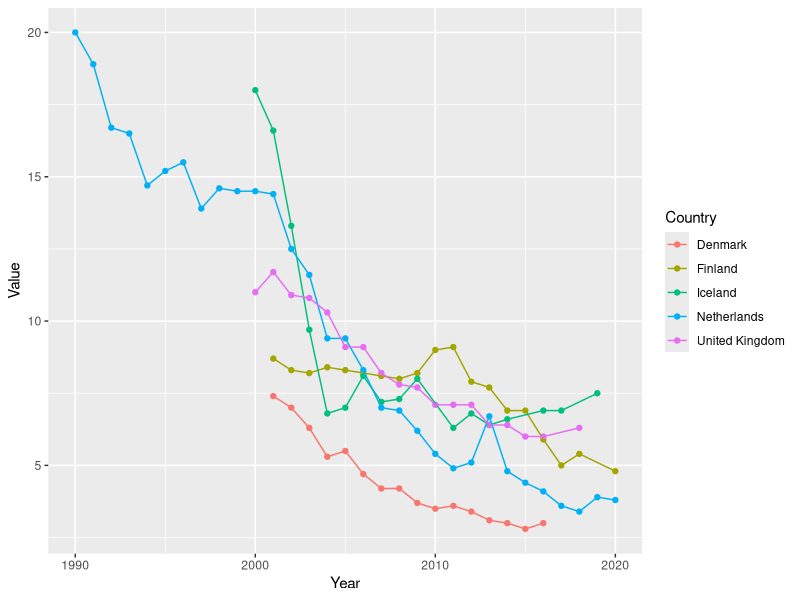

Source code (R):
#load packages
library(tidyverse)
library(dbplyr)

#read in hospital stay data and clean to show X countries of interest
hospital_days <- read_csv("hospital_days.csv")
glimpse(hospital_days)

clean_hospital_days <- hospital_days %>%  
  select(Country, Year, Value) %>% 
  filter(Country == "United Kingdom" | Country == "Netherlands" | Country == "Finland" | Country == "Denmark" | Country == "Iceland")

view(clean_hospital_days)

#plot hospital stay duration by country over time
plot_compare <- clean_hospital_days %>% 
  ggplot(aes(Year, Value, color = Country)) +
  geom_point() +
  geom_line()

plot_compare

#read in alcohol consumption data and clean to show X countries of interest
alcohol_consumption_raw <- read_csv("alc_consumption.csv")

clean_alcohol_consumption <- alcohol_consumption_raw %>% 
  select(Country, Year, Value, Measure) %>% 
  filter(Country == "United Kingdom" | Country == "Netherlands" | Country == "Finland" | Country == "Denmark" | Country == "Iceland") %>% 
  filter(Measure == "Litres per capita (15+)")

#plot alcohol consumption by country over time
plot_consumption <- clean_alcohol_consumption %>% 
  ggplot(aes(Year, Value, color = Country)) +
  geom_point() +
  geom_line()



#next want to combine to compare both 
#why have stays dropped but consumption stabilised in some places but not others?
